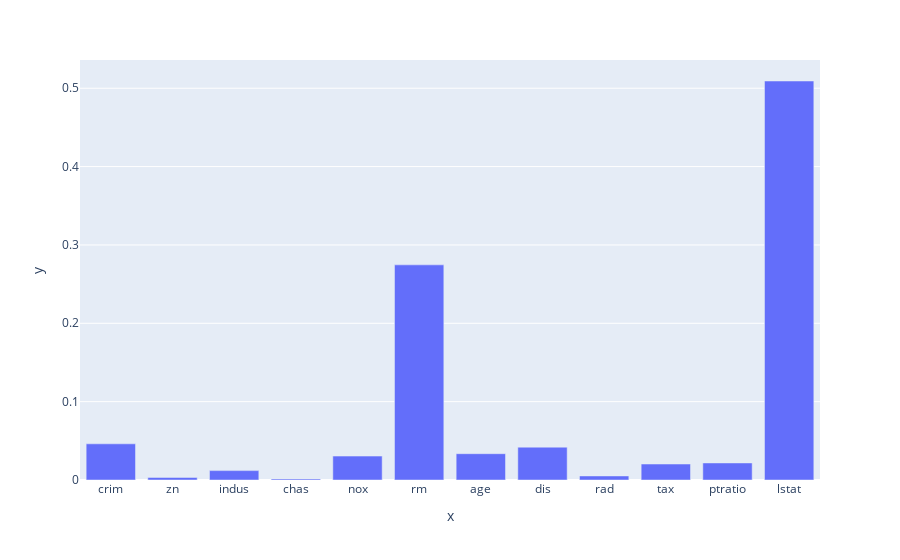

This figure's notebook cell:
### Markdown cell above
### Bagged regression tree

For some reason, `sklearn` does not implement `feature_importances_` for `BaggingRegressor`, so use the following freestyle for the `y=` part of your plot: 

`np.mean([ tree.feature_importances_ for tree in baggedRegressionTree.estimators_ ], axis=0)`

**You will need to change `baggedRegressionTree` to whatever you called this model above.**

### Code cell
px.bar(x= (X.columns),y=np.mean([ tree.feature_importances_ for tree in baggedRegressionTree.estimators_ ], axis=0))

#<xml xmlns="https://developers.google.com/blockly/xml"><variables><variable id="+yh,Zg{hON]zy6D~.rH#">px</variable><variable id="_z/H/tTnOYS1Lla2~;*0">X</variable></variables><block type="varDoMethod" id="XntGzn~qa18Ik6_`_)X8" x="0" y="0"><mutation items="2"></mutation><field name="VAR" id="+yh,Zg{hON]zy6D~.rH#">px</field><field name="MEMBER">bar</field><data>px:bar</data><value name="ADD0"><block type="valueOutputCodeBlock" id="$ALMI7MUyW+_ndPYFX`6"><field name="CODE">x=</field><value name="INPUT"><block type="varGetProperty" id="]eR#Z1Q-Y.)v*wPlm%=h"><field name="VAR" id="_z/H/tTnOYS1Lla2~;*0">X</field><field name="MEMBER">columns</field><data>X:columns</data></block></value></block></value><value name="ADD1"><block type="valueOutputCodeBlock" id="3YVNFcVDtd*X{0Sg{6Oc"><field name="CODE">y=np.mean([ tree.feature_importances_ for tree in baggedRegressionTree.estimators_ ], axis=0)</field></block></value></block></xml>

### Figure 1 — Plotly figure (JSON) as saved in the notebook; plotly's stock layout.template omitted (floating-point values rounded to 4 significant figures)
{"data": [{"hovertemplate": "x=%{x}<br>y=%{y}<extra></extra>", "legendgroup": "", "marker": {"color": "#636efa", "pattern": {"shape": ""}}, "name": "", "orientation": "v", "showlegend": false, "textposition": "auto", "type": "bar", "x": ["crim", "zn", "indus", "chas", "nox", "rm", "age", "dis", "rad", "tax", "ptratio", "lstat"], "xaxis": "x", "y": [0.04618, 0.003262, 0.01197, 0.001435, 0.03053, 0.2746, 0.03358, 0.04191, 0.005182, 0.02038, 0.02178, 0.5092], "yaxis": "y"}], "layout": {"barmode": "relative", "legend": {"tracegroupgap": 0}, "margin": {"t": 60}, "xaxis": {"anchor": "y", "domain": [0, 1], "title": {"text": "x"}}, "yaxis": {"anchor": "x", "domain": [0, 1], "title": {"text": "y"}}}}
